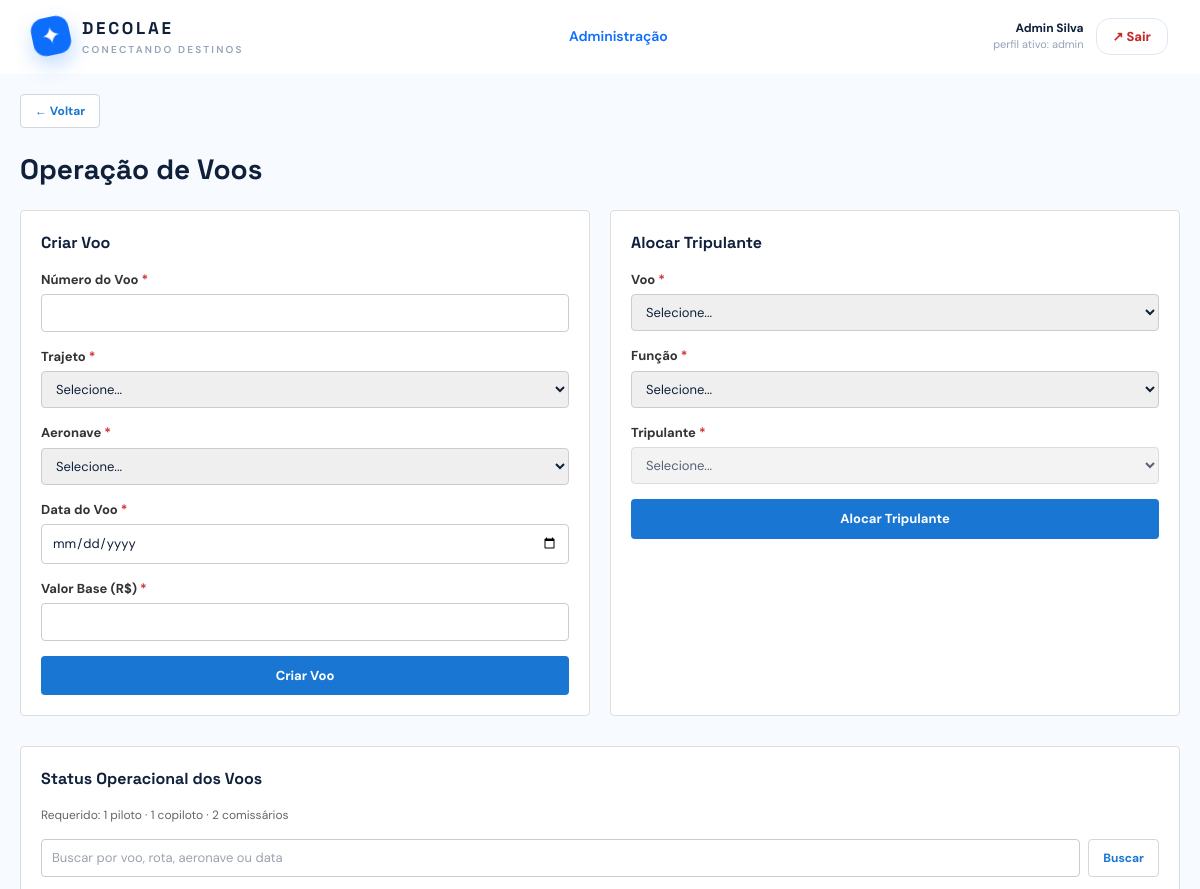
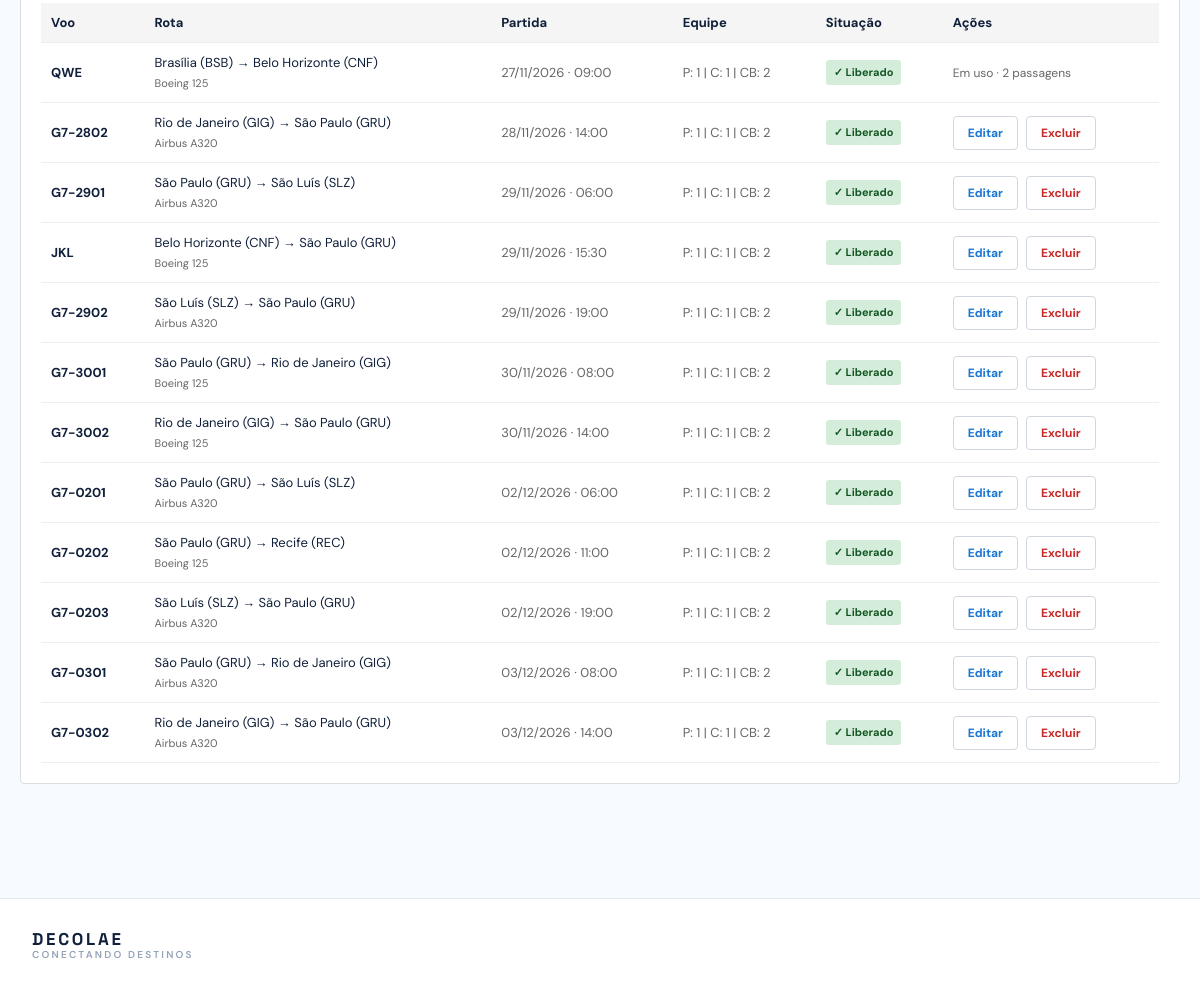
The page /admin-voos.php (signed in) on the database its author committed (2 pictures, top to bottom).
### tables this page shows
CREATE TABLE `usuario` (
  `cpf` char(11) NOT NULL,
  `nome_completo` varchar(120) NOT NULL,
  `email` varchar(160) NOT NULL,
  `senha` varchar(255) NOT NULL,
  `endereco` varchar(255) NOT NULL,
  `telefone` varchar(15) DEFAULT NULL
);

CREATE TABLE `voo` (
  `id` int(10) UNSIGNED NOT NULL,
  `numero_voo` varchar(12) NOT NULL,
  `data_voo` date NOT NULL,
  `origem` varchar(60) NOT NULL,
  `destino` varchar(60) NOT NULL,
  `h_partida` time NOT NULL,
  `aeronave_id` int(10) UNSIGNED NOT NULL,
  `admin_cpf` char(11) NOT NULL,
  `valor_base` decimal(10,2) NOT NULL DEFAULT 649.90,
  `status` enum('programado','embarque','concluido','cancelado') NOT NULL DEFAULT 'programado',
  `data_atualizacao` timestamp NULL DEFAULT current_timestamp() ON UPDATE current_timestamp(),
  `versao` int(10) UNSIGNED DEFAULT 1
);

CREATE TABLE `trajeto` (
  `origem` varchar(60) NOT NULL,
  `destino` varchar(60) NOT NULL,
  `h_partida` time NOT NULL,
  `h_chegada` time NOT NULL,
  `gerente_cpf` char(11) NOT NULL
);

CREATE TABLE `aeronave` (
  `id` int(10) UNSIGNED NOT NULL,
  `identificacao` varchar(20) NOT NULL,
  `modelo` varchar(80) NOT NULL,
  `fileiras` smallint(5) UNSIGNED NOT NULL,
  `assentos_por_fileira` tinyint(3) UNSIGNED NOT NULL,
  `gerente_cpf` char(11) NOT NULL,
  `data_atualizacao` timestamp NULL DEFAULT current_timestamp() ON UPDATE current_timestamp(),
  `versao` int(10) UNSIGNED DEFAULT 1
);

### admin-voos.php (the view, shortened to what the rows shown need)
<?php
require_once __DIR__ . '/includes/functions.php';
require_once __DIR__ . '/includes/layout.php';
$conexao_pdo = db();
$usuario_logado = exigir_papel($conexao_pdo, 'admin');
function descrever_passagens(int $total): string
{
    return $total === 1 ? '1 passagem' : $total . ' passagens';
}
$trajetos = $conexao_pdo->query(
    'SELECT origem, destino, h_partida, h_chegada
     FROM trajeto
     ORDER BY origem, destino, h_partida'
)->fetchAll();
$aeronaves = $conexao_pdo->query(
    'SELECT a.id, a.identificacao, a.modelo, COUNT(s.id) AS capacidade
     FROM aeronave a
     LEFT JOIN assento s ON s.aeronave_id = a.id
     GROUP BY a.id
     ORDER BY a.identificacao'
)->fetchAll();
$tripulantes = $conexao_pdo->query(
    'SELECT u.cpf, u.nome_completo, t.funcao
     FROM tripulante t
     JOIN usuario u ON u.cpf = t.cpf
     ORDER BY u.nome_completo'
)->fetchAll();
$voos = $conexao_pdo->query(
    "SELECT v.id, v.numero_voo, v.data_voo,
            TIMESTAMP(v.data_voo, t.h_partida) AS partida_em,
            t.h_partida, t.origem, t.destino,
            a.identificacao, a.modelo,
            SUM(e.funcao_tripulante = 'piloto') AS pilotos,
            SUM(e.funcao_tripulante = 'copiloto') AS copilotos,
            SUM(e.funcao_tripulante = 'comissario') AS comissarios,
            (SELECT COUNT(*) FROM passagem p WHERE p.voo_id = v.id) AS passagens
     FROM voo v
     JOIN trajeto t ON t.origem = v.origem AND t.destino = v.destino AND t.h_partida = v.h_partida
     JOIN aeronave a ON a.id = v.aeronave_id
     LEFT JOIN escala e ON e.voo_id = v.id
     GROUP BY v.id, v.numero_voo, v.data_voo, t.h_partida, t.origem, t.destino, a.identificacao, a.modelo
     ORDER BY v.data_voo, t.h_partida"
)->fetchAll();
$busca = trim((string) ($_GET['busca'] ?? ''));
$voos_listados = $busca === '' ? $voos : array_filter($voos, static function (array $voo) use ($busca): bool {
    $campos = [$voo['numero_voo'], $voo['origem'], $voo['destino'], $voo['identificacao'], $voo['modelo'], date('d/m/Y', strtotime($voo['data_voo']))];
    foreach ($campos as $campo) {
        if (mb_stripos((string) $campo, $busca) !== false) {
            return true;
        }
    }
    return false;
});
$voo_em_edicao = null;
$equipe_em_edicao = ['piloto' => '', 'copiloto' => '', 'comissario1' => '', 'comissario2' => ''];
$valor_voo = fn(string $campo): string => esc($_POST[$campo] ?? (string) ($voo_em_edicao[$campo] ?? ''));
$trajeto_escolhido = (string) ($_POST['id_trajeto'] ?? (
    $voo_em_edicao ? codificar_trajeto($voo_em_edicao['origem'], $voo_em_edicao['destino'], $voo_em_edicao['h_partida']) : ''
));
$valor_equipe = fn(string $campo): string => (string) ($_POST[$campo] ?? $equipe_em_edicao[$campo]);
$pilotos_lista = array_filter($tripulantes, static fn(array $t): bool => $t['funcao'] === 'piloto');
$copilotos_lista = array_filter($tripulantes, static fn(array $t): bool => in_array($t['funcao'], ['piloto', 'copiloto'], true));
$comissarios_lista = array_filter($tripulantes, static fn(array $t): bool => $t['funcao'] === 'comissario');
renderizar_cabecalho('Administração de voos', $usuario_logado);
?>
<div class="pagina-administracao">
  <h1 class="titulo-pagina">Operação de Voos</h1>
  <div class="grade-formularios grade-formularios-administracao">
<?php if ($voo_em_edicao): ?>
    <div class="cartao-formulario">
      <h2 class="titulo-formulario">Editar Voo</h2>
      <form method="post" action="admin-voos.php?editar=<?= (int) $voo_em_edicao['id'] ?>">
        <input type="hidden" name="token_csrf" value="<?= esc(obter_token_csrf()) ?>">
        <input type="hidden" name="acao" value="voo_editar">
        <input type="hidden" name="id" value="<?= (int) $voo_em_edicao['id'] ?>">
        <div class="campo-form">
          <label>Número do Voo</label>
          <input name="numero_voo" value="<?= $valor_voo('numero_voo') ?>" required>
        </div>
        <div class="campo-form">
          <label>Trajeto</label>
          <select name="id_trajeto" required>
            <?php foreach ($trajetos as $trajeto): ?>
              <?php $codigo_trajeto_opcao = codificar_trajeto($trajeto['origem'], $trajeto['destino'], $trajeto['h_partida']); ?>
              <option value="<?= esc($codigo_trajeto_opcao) ?>" <?= $trajeto_escolhido === $codigo_trajeto_opcao ? 'selected' : '' ?>>
                <?= esc($trajeto['origem']) ?> → <?= esc($trajeto['destino']) ?>
                (<?= esc(substr($trajeto['h_partida'], 0, 5)) ?>)
              </option>
            <?php endforeach; ?>
          </select>
        </div>
        <div class="campo-form">
          <label>Aeronave</label>
          <select name="id_aeronave" required>
            <?php foreach ($aeronaves as $aeronave): ?>
              <option value="<?= $aeronave['id'] ?>" <?= $valor_voo('aeronave_id') === (string) $aeronave['id'] ? 'selected' : '' ?>>
                <?= esc($aeronave['identificacao']) ?> (<?= $aeronave['capacidade'] ?> assentos)
              </option>
            <?php endforeach; ?>
          </select>
        </div>
        <div class="campo-form">
          <label>Data do Voo</label>
          <input name="data_voo" type="date" value="<?= $valor_voo('data_voo') ?>" required>
        </div>
        <div class="campo-form">
          <label>Valor Base (R$)</label>
          <input name="valor_base" type="number" min="0" step="0.01" value="<?= $valor_voo('valor_base') ?>" required>
        </div>
        <?php foreach ([['piloto', 'Piloto', $pilotos_lista], ['copiloto', 'Copiloto', $copilotos_lista], ['comissario1', 'Comissário de Bordo 1', $comissarios_lista], ['comissario2', 'Comissário de Bordo 2', $comissarios_lista]] as [$campo, $rotulo, $lista]): ?>
          <div class="campo-form">
            <label><?= esc($rotulo) ?></label>
            <select name="<?= esc($campo) ?>">
              <option value="">Nenhum</option>
              <?php foreach ($lista as $pessoa): ?>
                <option value="<?= esc($pessoa['cpf']) ?>" <?= $valor_equipe($campo) === $pessoa['cpf'] ? 'selected' : '' ?>>
                  <?= esc($pessoa['nome_completo']) ?>
                </option>
              <?php endforeach; ?>
            </select>
          </div>
        <?php endforeach; ?>
        <button type="submit" class="botao botao-bloco">Salvar Alterações</button>
        <a class="botao-pequeno" href="admin-voos.php" style="margin-top: 10px; width: 100%;">Cancelar</a>
      </form>
    </div>
    <?php else: ?>
    <div class="cartao-formulario">
      <h2 class="titulo-formulario">Criar Voo</h2>
    </div>
    <?php endif; ?>
    <div class="cartao-formulario">
      <h2 class="titulo-formulario">Alocar Tripulante</h2>
    </div>
  </div>
  <div class="cartao-formulario cartao-operacional" id="lista-voos" style="scroll-margin-top: 90px;">
    <h2 class="titulo-formulario">Status Operacional dos Voos</h2>
    <?php if(count($voos_listados) > 0): ?>
      <table class="tabela-operacional">
        <thead>
          <tr>
            <th>Voo</th>
            <th>Rota</th>
            <th>Partida</th>
            <th>Equipe</th>
            <th>Situação</th>
            <th>Ações</th>
          </tr>
        </thead>
        <tbody>
          <?php foreach ($voos_listados as $voo): ?>
            <?php
              $pilotos = (int)$voo['pilotos'];
              $copilotos = (int)$voo['copilotos'];
              $comissarios = (int)$voo['comissarios'];
              $completo = $pilotos >= 1 && $copilotos >= 1 && $comissarios >= 2;
            ?>
            <tr>
              <td><strong><?= esc($voo['numero_voo']) ?></strong></td>
              <td>
                <?= esc($voo['origem']) ?> → <?= esc($voo['destino']) ?>
                <br><span class="texto-secundario texto-secundario-pequeno">
                  <?= esc($voo['modelo']) ?>
                </span>
              </td>
              <td class="texto-secundario">
                <?= esc(formatar_data_hora_br($voo['partida_em'])) ?>
              </td>
              <td class="texto-secundario">
                P: <?= $pilotos ?> | C: <?= $copilotos ?> | CB: <?= $comissarios ?>
              </td>
              <td>
                <span class="status-equipe <?= $completo ? 'status-equipe-liberado' : 'status-equipe-pendente' ?>">
                  <?= $completo ? '✓ Liberado' : '⊘ Aguardando' ?>
                </span>
              </td>
              <td>
                <?php if ((int) $voo['passagens'] > 0): ?>
                  <span class="texto-secundario texto-pequeno">Em uso · <?= esc(descrever_passagens((int) $voo['passagens'])) ?></span>
                <?php else: ?>
                  <div class="flex gap-2">
                    <a class="botao-pequeno" href="admin-voos.php?editar=<?= (int) $voo['id'] ?>">Editar</a>
                    <form method="post" data-confirmar="Excluir o voo <?= esc($voo['numero_voo']) ?>?">
                      <button type="submit" class="botao-pequeno botao-perigo">Excluir</button>
                    </form>
                  </div>
                <?php endif; ?>
              </td>
            </tr>
          <?php endforeach; ?>
        </tbody>
      </table>
    <?php else: ?>
      <p class="texto-vazio"><?= $busca !== '' ? 'Nenhum voo encontrado.' : 'Nenhum voo cadastrado.' ?></p>
    <?php endif; ?>
  </div>
</div>
<?php renderizar_rodape(); ?>

### includes/layout.php (shortened to what the rows shown need)
<?php
function renderizar_cabecalho(string $titulo, ?array $usuario = null): void
{
    $papel_ativo = $usuario['papel_atual'] ?? null;
    ?>
<!doctype html>
<html lang="pt-BR">
<head>
    <script src="https://cdn.tailwindcss.com"></script>
    <link rel="stylesheet" href="assets/css/app.css?v=<?= filemtime(__DIR__ . '/../assets/css/app.css') ?>">
</head>
<body class="bg-[#f7faff] text-ink antialiased">
<header class="sticky top-0 z-30 border-b border-white/60 bg-white/90 backdrop-blur">
    <div class="mx-auto flex max-w-7xl items-center justify-between px-5 py-4 lg:px-8">
        <div class="flex items-center gap-3">
            <?php if ($usuario): ?>
                <div class="hidden text-right sm:block">
                    <p class="text-xs font-bold text-ink">
                        <?= esc($usuario['nome_completo']) ?>
                    </p>
                    <p class="text-[11px] text-slate-400">
                        perfil ativo: <?= esc($papel_ativo ?? '—') ?>
                    </p>
                </div>
                <a class="secondary-btn botao-perigo px-4 py-2" href="logout.php">↗ Sair</a>
            <?php endif; ?>
        </div>
    </div>
</header>
<main>
<?php
}
function renderizar_rodape(): void
{
    ?>
</main>
</body>
</html>
<?php
}

### rows shown on the page
usuario: nome_completo "Admin Silva"
voo: numero_voo "QWE", trajeto.origem "Brasília (BSB)", trajeto.destino "Belo Horizonte (CNF)", aeronave.modelo "Boeing 125", partida_em "27/11/2026 · 09:00", pilotos "1", copilotos "1", comissarios "2", passagens "2 passagens"
voo: numero_voo "G7-2802", trajeto.origem "Rio de Janeiro (GIG)", trajeto.destino "São Paulo (GRU)", aeronave.modelo "Airbus A320", partida_em "28/11/2026 · 14:00", pilotos "1", copilotos "1", comissarios "2"
voo: numero_voo "G7-2901", trajeto.origem "São Paulo (GRU)", trajeto.destino "São Luís (SLZ)", aeronave.modelo "Airbus A320", partida_em "29/11/2026 · 06:00", pilotos "1", copilotos "1", comissarios "2"
voo: numero_voo "JKL", trajeto.origem "Belo Horizonte (CNF)", trajeto.destino "São Paulo (GRU)", aeronave.modelo "Boeing 125", partida_em "29/11/2026 · 15:30", pilotos "1", copilotos "1", comissarios "2"
voo: numero_voo "G7-2902", trajeto.origem "São Luís (SLZ)", trajeto.destino "São Paulo (GRU)", aeronave.modelo "Airbus A320", partida_em "29/11/2026 · 19:00", pilotos "1", copilotos "1", comissarios "2"
voo: numero_voo "G7-3001", trajeto.origem "São Paulo (GRU)", trajeto.destino "Rio de Janeiro (GIG)", aeronave.modelo "Boeing 125", partida_em "30/11/2026 · 08:00", pilotos "1", copilotos "1", comissarios "2"
voo: numero_voo "G7-3002", trajeto.origem "Rio de Janeiro (GIG)", trajeto.destino "São Paulo (GRU)", aeronave.modelo "Boeing 125", partida_em "30/11/2026 · 14:00", pilotos "1", copilotos "1", comissarios "2"
voo: numero_voo "G7-0201", trajeto.origem "São Paulo (GRU)", trajeto.destino "São Luís (SLZ)", aeronave.modelo "Airbus A320", partida_em "02/12/2026 · 06:00", pilotos "1", copilotos "1", comissarios "2"
voo: numero_voo "G7-0202", trajeto.origem "São Paulo (GRU)", trajeto.destino "Recife (REC)", aeronave.modelo "Boeing 125", partida_em "02/12/2026 · 11:00", pilotos "1", copilotos "1", comissarios "2"
voo: numero_voo "G7-0203", trajeto.origem "São Luís (SLZ)", trajeto.destino "São Paulo (GRU)", aeronave.modelo "Airbus A320", partida_em "02/12/2026 · 19:00", pilotos "1", copilotos "1", comissarios "2"
voo: numero_voo "G7-0301", trajeto.origem "São Paulo (GRU)", trajeto.destino "Rio de Janeiro (GIG)", aeronave.modelo "Airbus A320", partida_em "03/12/2026 · 08:00", pilotos "1", copilotos "1", comissarios "2"
voo: numero_voo "G7-0302", trajeto.origem "Rio de Janeiro (GIG)", trajeto.destino "São Paulo (GRU)", aeronave.modelo "Airbus A320", partida_em "03/12/2026 · 14:00", pilotos "1", copilotos "1", comissarios "2"

### other values the page prints
$papel_ativo "admin"
